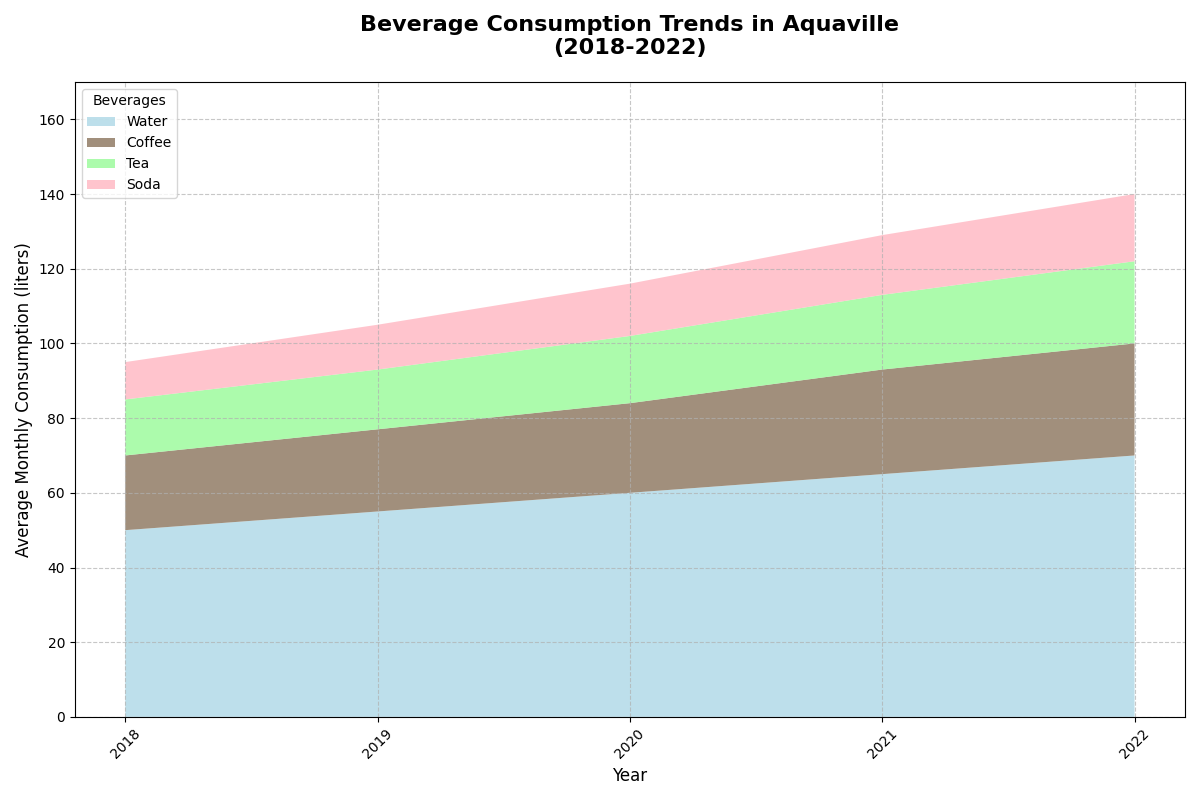

Write Python code to recreate this figure.
import matplotlib.pyplot as plt
import numpy as np

# Fictional backstory:
# Over the past 5 years, the town of Aquaville has seen a significant increase in the consumption of different types of beverages. These beverages include water, coffee, tea, and soda. This data is collected from surveys conducted each month, showing the average monthly consumption of these beverages from the years 2018 to 2022. The town administration wants this data visualized to understand trends and make better decisions regarding resource allocation. This plot will help identify consumption trends and the relative popularity of each beverage over time.

# Define years from 2018 to 2022
years = np.arange(2018, 2023)

# Monthly consumption of different beverages in liters (fictional data)
water = np.array([50, 55, 60, 65, 70])
coffee = np.array([20, 22, 24, 28, 30])
tea = np.array([15, 16, 18, 20, 22])
soda = np.array([10, 12, 14, 16, 18])

# Stack the data
data = np.vstack([water, coffee, tea, soda])

# Create the plot
fig, ax = plt.subplots(figsize=(12, 8))

# Create the stacked area plot
ax.stackplot(years, data, labels=['Water', 'Coffee', 'Tea', 'Soda'],
             colors=['#add8e6', '#8a735b', '#98fb98', '#ffb6c1'], alpha=0.8)

# Add title and labels
ax.set_title('Beverage Consumption Trends in Aquaville\n(2018-2022)', fontsize=16, fontweight='bold', pad=20)
ax.set_xlabel('Year', fontsize=12)
ax.set_ylabel('Average Monthly Consumption (liters)', fontsize=12)
ax.set_xticks(years)
ax.set_yticks(np.arange(0, 201, 20))
ax.set_ylim(0, 170)

# Add legend
ax.legend(loc='upper left', fontsize=10, title='Beverages')

# Customize the grid
ax.grid(axis='x', linestyle='--', alpha=0.7)
ax.grid(axis='y', linestyle='--', alpha=0.7)

# Customize x-axis labels
plt.xticks(rotation=45)

# Automatically adjust the layout
plt.tight_layout()

# Display the plot
plt.show()
